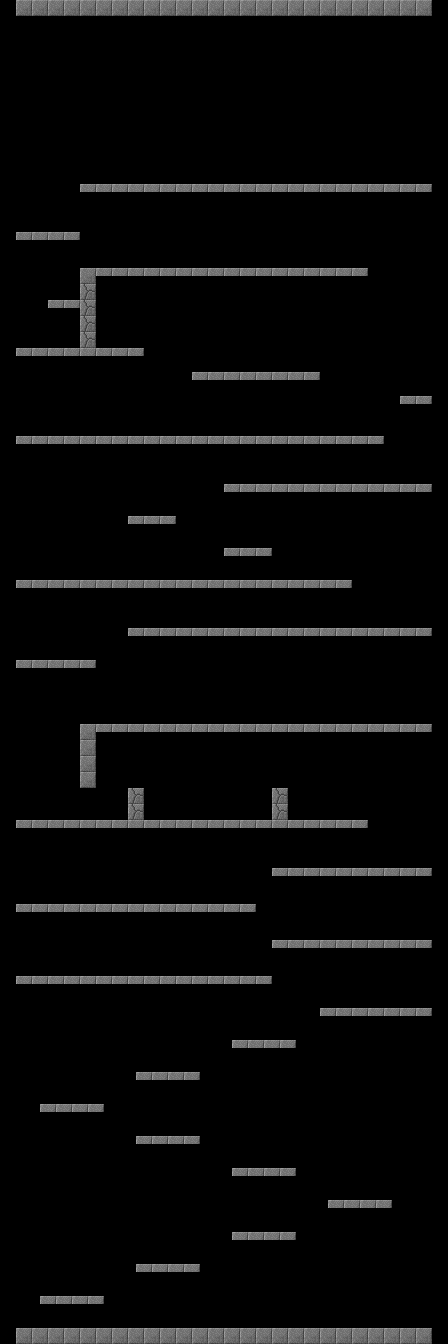

This game map was drawn from its Tiled (.tmx) file and the tilesets committed beside it. A one-line description and the trimmed map source follow:
An orthogonal 112x336 tile map with 4x4 px tiles, 1 tile layer (Tile Layer 1), 3 tilesets and 7 objects.

<map version="1.0" orientation="orthogonal" renderorder="right-down" width="112" height="336" tilewidth="4" tileheight="4" nextobjectid="1">
 <tileset firstgid="1" name="upwell" tilewidth="16" tileheight="16" tilecount="360" columns="15">
  <image source="../../upwell/Assets/SpritesAndAnimations/Platforms/tiles.png" width="240" height="384" />
  <tile id="0">
   <objectgroup draworder="index">
    <object id="1" x="0" y="0" width="16" height="16" />
   </objectgroup>
  </tile>
  <tile id="46">
   <objectgroup draworder="index">
    <object id="1" x="0" y="0" width="16" height="16" />
    <object id="2" x="0" y="0" width="16" height="16" />
   </objectgroup>
  </tile>
  <tile id="48">
   <objectgroup draworder="index">
    <object id="1" x="0" y="0" width="16" height="16" />
    <object id="2" x="0" y="0" width="16" height="16" />
   </objectgroup>
  </tile>
 </tileset>
 <tileset firstgid="361" name="tiles" tilewidth="16" tileheight="8" tilecount="720" columns="15">
  <image source="../../upwell/Assets/SpritesAndAnimations/Platforms/tiles.png" width="240" height="384" />
  <tile id="91">
   <objectgroup draworder="index">
    <object id="1" x="0" y="0" width="16" height="8" />
   </objectgroup>
  </tile>
  <tile id="106">
   <objectgroup draworder="index">
    <object id="1" x="0" y="0" width="16" height="8" />
   </objectgroup>
  </tile>
 </tileset>
 <tileset firstgid="1081" name="tilesV" tilewidth="8" tileheight="16" tilecount="720" columns="30">
  <image source="../../upwell/Assets/SpritesAndAnimations/Platforms/tiles.png" width="240" height="384" />
 </tileset>
 <layer name="Tile Layer 1" width="112" height="336">
  <data>[37632 cells, 352 non-empty, 3 distinct tile ids]</data>
 </layer>
</map>
